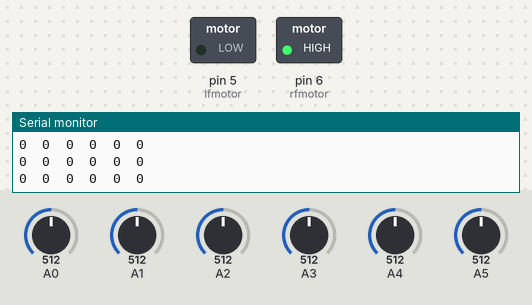
A sketch run on a simulated Arduino Uno, built with avr-gcc and run on an emulated ATmega328P. On the bench: switched loads named in the sketch (green lamp = pin HIGH), the last lines printed to the serial monitor. The test bench sets the inputs (shaded band); at power-on: A0 = 512, A1 = 512, A2 = 512, A3 = 512, A4 = 512, A5 = 512.

Above: at 16.2 s.
16.3 s: A0 set to 499
17.9 s: A0 set to 716
20.9 s: A1 set to 495
23.9 s: A2 set to 497
At 24.6 s:
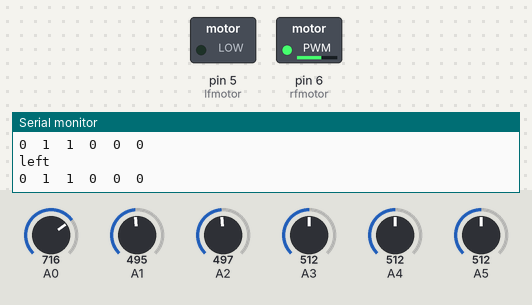
25.5 s: A2 set to 716
At 26.7 s:
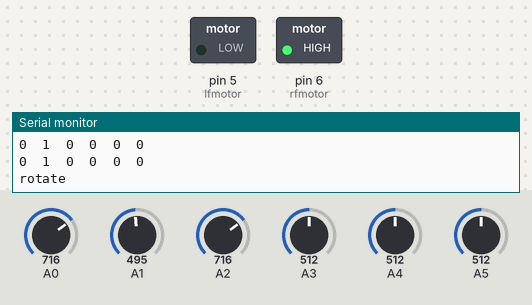
27.0 s: A2 set to 306
At 27.3 s:
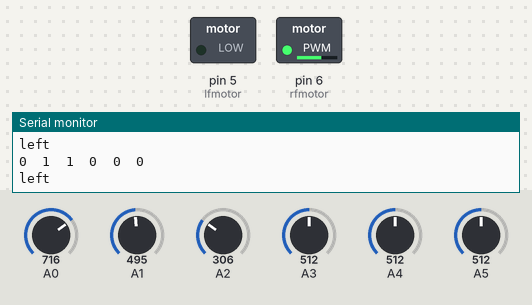
Timing chart, 0 to 29.5 s (numbered marks = the images above; inputs shaded):
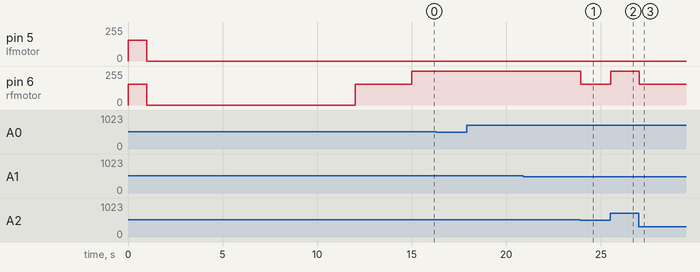

Measured:
- the behaviour switches between 512 and 511 on A2 (found by bisection; images 0 and 1)
- after the input at 23.9 s, pin 6 (rfmotor): 255/255 → 155/255 at once
- after the input at 25.5 s, pin 6 (rfmotor): 155/255 → 255/255 at once
- after the input at 27.0 s, pin 6 (rfmotor): 255/255 → 155/255 at once

The sketch:

line_follower_with_8ir_with_values.ino
```cpp
//14 december 2017
//Code BY VIBHOR RAWAL
int s[6] = {A0, A1, A2, A3, A4, A5};

int lfmotor = 5;
int rfmotor = 6; //6
int bell = 12;

int avg[6];
int val[6];
int white[6];
int black[6];
int i;
int ir[6];
void setup() {


  Serial.begin(9600);
  pinMode( lfmotor, OUTPUT );
  pinMode( rfmotor, OUTPUT );
  analogWrite(lfmotor, 155);
  analogWrite(rfmotor, 155);
  delay(1000);
  analogWrite(lfmotor, 0);
  analogWrite(rfmotor, 0);

  //calibration
  Serial.println("Place on White");
  delay(5000);


  s[0] = analogRead(A0);
  s[1] = analogRead(A1);
  s[2] = analogRead(A2);
  s[3] = analogRead(A3);
  s[4] = analogRead(A4);
  s[5] = analogRead(A5);

  for (i = 0; i < 6; i++)
  {
    white[i] = s[i];

  }
 // analogWrite(lfmotor, 155);
  delay(1000);
  analogWrite(lfmotor, 0);
  Serial.println("Place on Black");
  delay(5000);
 // Serial.println("Read Black ");

  s[0] = analogRead(A0);
  s[1] = analogRead(A1);
  s[2] = analogRead(A2);
  s[3] = analogRead(A3);
  s[4] = analogRead(A4);
  s[5] = analogRead(A5);

  for (i = 0; i < 6; i++)
  {
    black[i] = s[i];
  }
  analogWrite(rfmotor, 155);
  delay(1000);
  analogWrite(lfmotor, 0);
  delay(2000);
  // digitalWrite(bell, HIGH);
  //delay(300);
  //digitalWrite(bell, LOW);

  for (i = 0; i < 6; i++)
  {
    avg[i] = (black[i] + white[i]) / 2;
    Serial.print(avg[i]);
    Serial.print(" ");
  }
 Serial.println("");
}


int value()
{
  s[0] = analogRead(A0);
  s[1] = analogRead(A1);
  s[2] = analogRead(A2);
  s[3] = analogRead(A3);
  s[4] = analogRead(A4);
  s[5] = analogRead(A5);

  for (i = 0; i < 6; i++)
  {
    ir[i] = s[i] < avg[i] ? 1 : 0;
    Serial.print(ir[i]);
    Serial.print("\t");
  }
  Serial.println("");
  return 2 * ir[0] + 4 * ir[1] + 8 * ir[2] + 16 * ir[3] + 32 * ir[4] + 64 * ir[5];  // 1 ** 2 3 4 5 6 7 ** 8 -- array numbering
}

void left()
{
  analogWrite(rfmotor, 155);
  analogWrite(lfmotor, 0);
  Serial.println("left");
}


void right()
{
  analogWrite(lfmotor, 155);
  analogWrite(rfmotor, 0);
  Serial.println("right");
}


void front()
{
  analogWrite(lfmotor, 155);
  analogWrite(rfmotor, 155);
  Serial.println("front");
}

void rotate()
{ do {
    analogWrite(lfmotor, 0);
    analogWrite(rfmotor, 255);
  } while (value() == 0);

  Serial.println("rotate");
}
unsigned int t = 0;
void Tcase()
{
  do {
    if (t % 3 == 1)
      left();
    if (t % 3 == 0)
      front();
    if (t % 3 == 2)
      right();
    delay(100);
    t += 1;

  } while (value() == 252);
}

void loop() {


  switch (value()) {

    case 48: // 4 5
    case 120: // 3 4 5 6
      front();
      break;


    case 28: // 2 3 4
    case 12: // 2 3
    case 60: // 2 3 4 5
    case 24: // 3 4
      left();
      break;


    case 224: // 5 6 7
    case 192: // 6 7
    case 240: // 4 5 6 7
    case 96: // 5 6
      right();
      break;

    case 252: // 2 3 4 5 6 7
      Tcase();
      break;

      default:
       rotate();
  }

}
```
